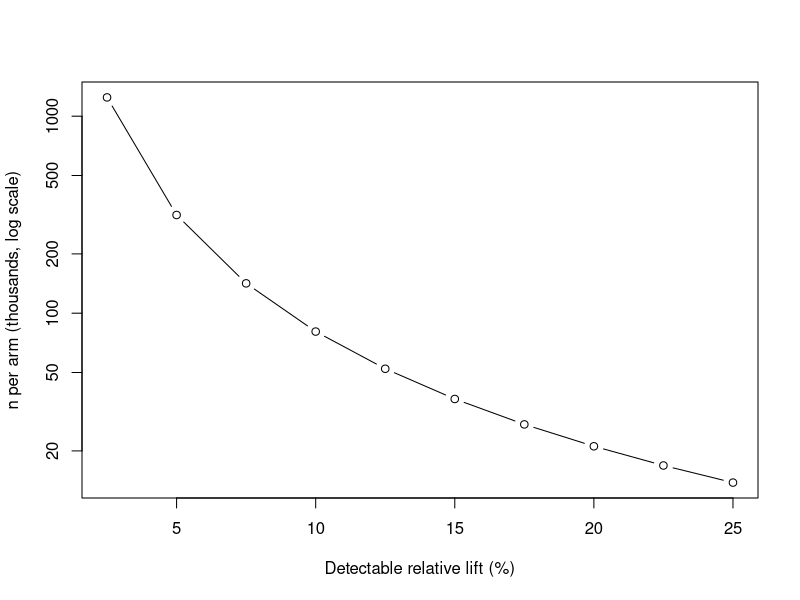
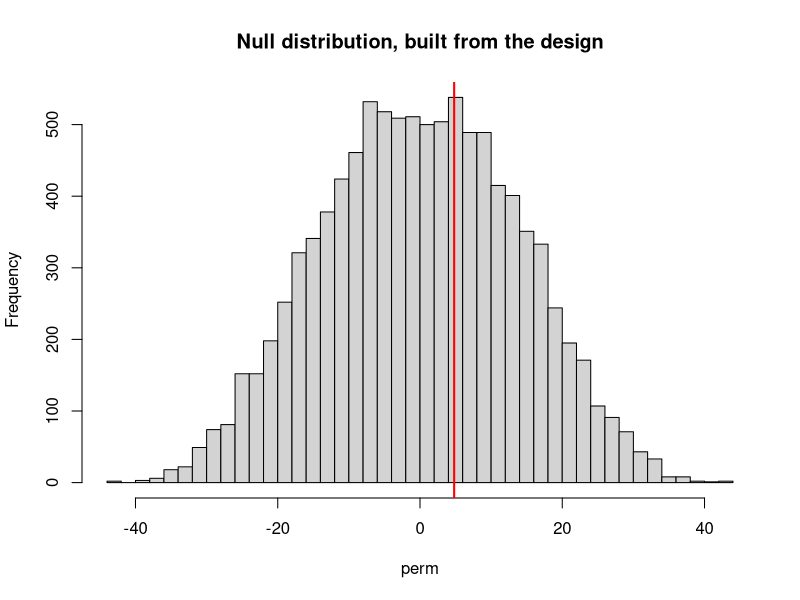
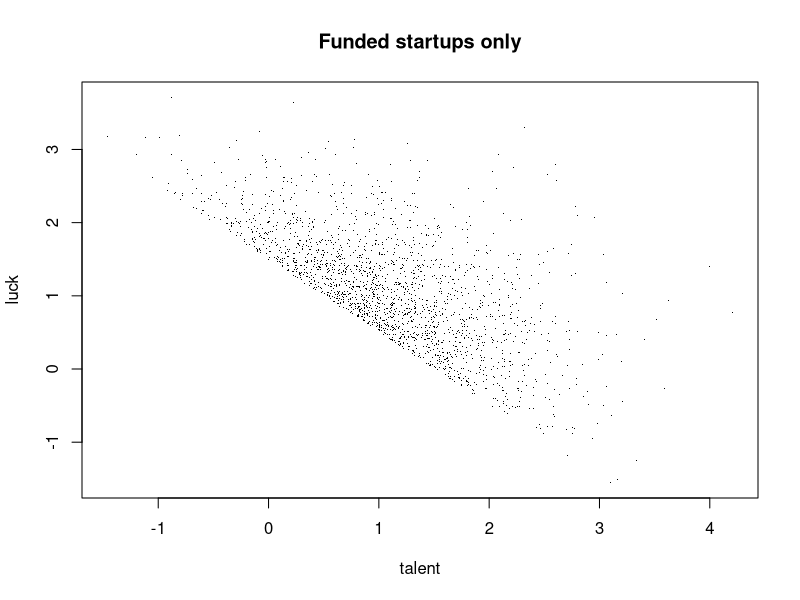

R code for these plots, in order:
## ---- chunk 1
knitr::opts_chunk$set(echo = TRUE, message = FALSE, warning = FALSE)
set.seed(93)
## ---- chunk 2
power.prop.test(p1 = 0.02, p2 = 0.022, sig.level = 0.05, power = 0.80)
## ---- chunk 3
lifts <- seq(0.0005, 0.005, by = 0.0005)
n_req <- sapply(lifts, function(d)
  power.prop.test(p1 = 0.02, p2 = 0.02 + d, sig.level = 0.05, power = 0.80)$n)
plot(100 * lifts / 0.02, n_req / 1000, type = "b", log = "y",
     xlab = "Detectable relative lift (%)", ylab = "n per arm (thousands, log scale)")
## ---- chunk 4
n <- 40
d <- sample(rep(0:1, n / 2))
y <- exp(rnorm(n, mean = 3, sd = 1)) * (1 + 0.3 * d)

observed <- mean(y[d == 1]) - mean(y[d == 0])
perm <- replicate(10000, {
  d_star <- sample(d)               # reshuffle labels, same # treated
  mean(y[d_star == 1]) - mean(y[d_star == 0])
})
c(observed = observed, p_value = mean(abs(perm) >= abs(observed)),
  t_test_p = t.test(y ~ d)$p.value)
hist(perm, breaks = 50, main = "Null distribution, built from the design")
abline(v = observed, col = "red", lwd = 2)
## ---- chunk 5
n      <- 100000
talent <- rnorm(n)
luck   <- rnorm(n)
funded <- (talent + luck > 1.5)   # top ~14% get funded

cor(talent, luck)            # population: ~0
cor(talent[funded], luck[funded])   # among the funded: strongly negative!
plot(talent[funded][1:2000], luck[funded][1:2000], pch = ".",
     xlab = "talent", ylab = "luck", main = "Funded startups only")
## ---- chunk 6
run_market <- function(treat, supply, p0 = 0.2, delta = 0.1) {
  want <- rbinom(length(treat), 1, p0 + delta * treat); sold <- integer(length(treat)); left <- supply
  for (i in sample(seq_along(treat))) if (want[i] == 1 && left > 0) { sold[i] <- 1L; left <- left - 1 }
  sold
}
B <- 200
for (ratio in c(0.75, 1, 2)) {
  supply <- round(ratio * 0.2 * B)
  est <- replicate(200, { tr <- rbinom(B, 1, 0.5); s <- run_market(tr, supply)
    c(naive = mean(s[tr == 1]) - mean(s[tr == 0]),
      global = mean(run_market(rep(1, B), supply)) - mean(run_market(rep(0, B), supply))) })
  cat(sprintf("supply/demand = %.2f:  buyer-level A/B %.3f   global effect %.3f\n", ratio, mean(est["naive", ]), mean(est["global", ])))
}
## ---- chunk 7
# your code here
## ---- chunk 8
# your code here
## ---- chunk 9
# your code here
